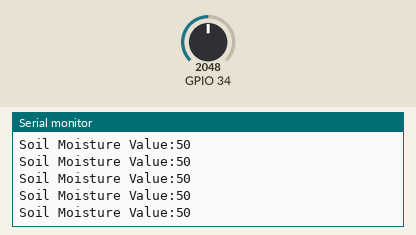
Recording of a sketch running on a simulated ESP32. On the bench: the last lines printed to the serial monitor. Inputs (shaded band) come from the test bench; at power-on: GPIO 34 = 2048. WiFi joins after 1.5 s; servers stay silent unless stated.

Above: at 12.7 s.
12.8 s: GPIO 34 set to 3690
At 13.6 s:
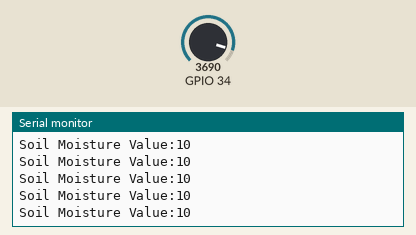
15.8 s: GPIO 34 set to 3768
At 16.3 s:
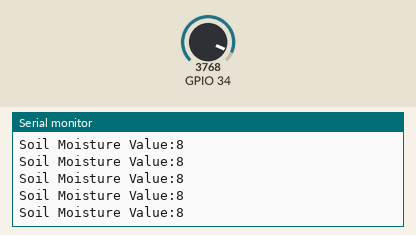
21.8 s: GPIO 34 set to 44
At 22.7 s:
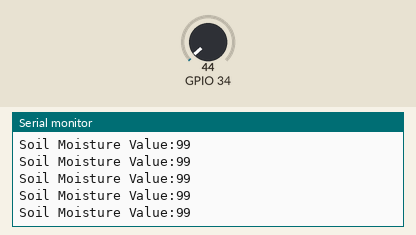
24.8 s: GPIO 34 set to 36
At 25.8 s:
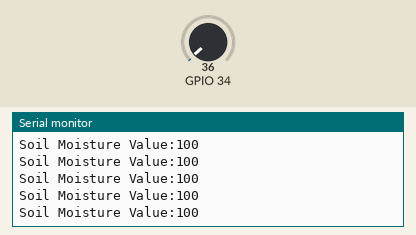
Timing chart, 0 to 27.8 s (numbered marks = the images above; inputs shaded):
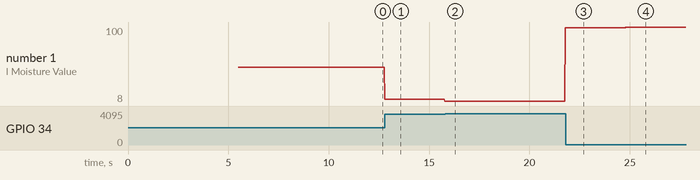

Measured:
- after the input at 12.8 s, the serial monitor: prints a new line at once (image 1)
- after the input at 15.8 s, the serial monitor: prints a new line at once (image 2)
- after the input at 21.8 s, the serial monitor: prints a new line at once (image 3)
- after the input at 24.8 s, the serial monitor: prints a new line at once (image 4)
- plotted number 1: 10 → 8 after the input at 12.8 s, 8 → 99 after the input at 15.8 s, 99 → 100 after the input at 21.8 s

The sketch:

soil_moisture_thingspeak.ino
```cpp
#include "WiFi.h"
#include "ThingSpeak.h"
const char* ssid="surya";
const char* pwd="surya1827";
WiFiClient client;

void setup()
{
  pinMode(34,INPUT);
  Serial.begin(9600);
  WiFi.mode(WIFI_STA);
  WiFi.disconnect();
  Serial.println("Soil Moisture Sensor Test");
  delay(1000);
  Serial.println("Connecting to WiFi Network");
  delay(1000);
  WiFi.begin(ssid,pwd);

  while(WiFi.status() != WL_CONNECTED)
  {
    Serial.print(".");
    delay(300);
  }
  Serial.println();
  Serial.println("WiFi Connected");
  Serial.print("IP Address :");
  Serial.println(WiFi.localIP());
  delay(1000);
  ThingSpeak.begin(client);
  delay(1000);
}

void loop()
{
  Serial.print("Soil Moisture Value:");
  int soil=map(analogRead(34),0,4095,100,0);
  Serial.println(soil);


  /*int x=ThingSpeak.writeField(1191279,1,soil,"IL81ZATATZV73JVX");
  if(x==200)
  {
    Serial.println("Channel Updated Successfully");
  }
  else
  {
    Serial.println("Error In Uploading Data");
  }*/

}
```
